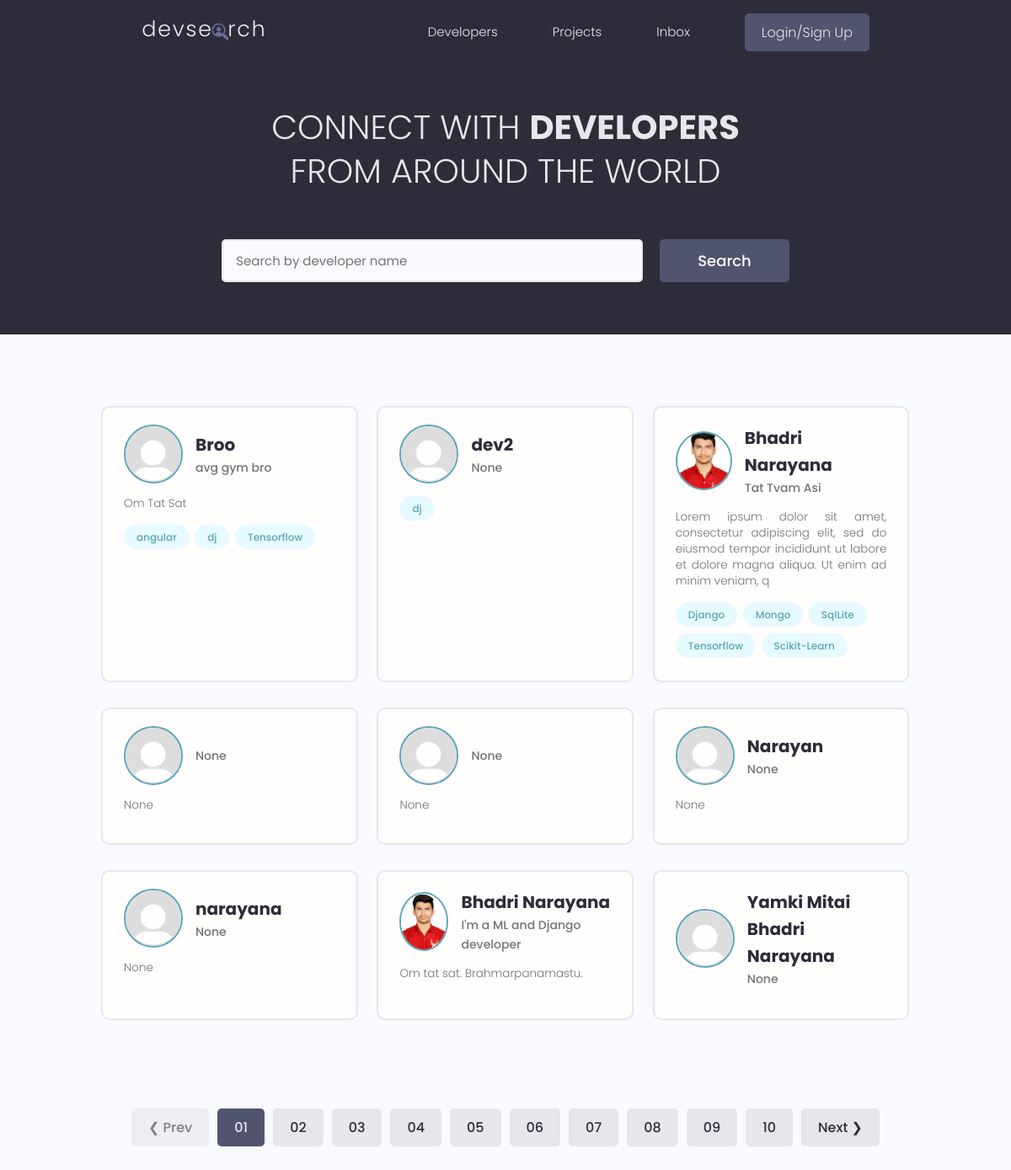
The page / on the database its author committed.
### users/models.py (models this page shows, shortened)
class Profile(models.Model):
    user = models.OneToOneField(User, on_delete = models.CASCADE, null = True, blank = True)
    name = models.CharField(max_length = 200, blank = True, null = True)
    username = models.CharField(unique = True, max_length=200, blank = True, null = True)
    location = models.CharField(max_length=200, blank = True, null = True)
    email = models.EmailField(max_length = 500, blank = True, null = True)
    short_intro = models.CharField(max_length = 200, blank = True, null = True)
    bio = models.TextField(blank = True, null = True)
    profile_image = models.ImageField(null = True, blank = True, upload_to = 'profiles/', default="profiles/default.png")
    social_github = models.CharField(max_length = 200, blank=True, null = True)
    social_twitter = models.CharField(max_length = 200, blank=True, null = True)
    social_linkedin = models.CharField(max_length = 200, blank=True, null = True)
    social_youtube = models.CharField(max_length = 200, blank=True, null = True)
    social_website = models.CharField(max_length = 200, blank=True, null = True)
    created = models.DateTimeField(auto_now_add=True)
    id = models.UUIDField(default = uuid.uuid4, primary_key=True, unique=True, editable=False)

class Skill(models.Model):
    owner = models.ForeignKey(Profile, on_delete=models.CASCADE, null = True, blank = True)
    name = models.CharField(max_length=200, blank= True, null = True)
    description = models.TextField(null = True, blank = True)
    created = models.DateTimeField(auto_now_add=True)
    id = models.UUIDField(default=uuid.uuid4, unique=True,primary_key=True, editable=False)

### users/views.py (the view)
# urls.py: path('', views.profiles, name = 'profiles'),
def profiles(request):
    profiles = Profile.objects.all()
    return render(request, 'users/profiles.html', {'profiles':profiles})

### users/templates/users/profiles.html (shortened to what this page needs)
{% extends 'main.html' %}
{% block content %}
<main class="home">
    <section class="hero-section text-center">
      <div class="container container--narrow">
        <div class="hero-section__box">
          <h2>CONNECT WITH <span>DEVELOPERS</span></h2>
          <h2>FROM AROUND THE WORLD</h2>
        </div>
        <div class="hero-section__search">
          <form class="form" action="#" method="get">
            <div class="form__field">
              <input class="input input--text" id="formInput#search" type="text" name="text"
                placeholder="Search by developer name" />
            </div>
            <input class="btn btn--sub btn--lg" type="submit" value="Search" />
          </form>
        </div>
      </div>
    </section>
    <section class="devlist">
      <div class="container">
        <div class="grid grid--three">
            {% for profile in  profiles%}
          <div class="column card">
            <div class="dev">
              <a href="{% url 'profile' profile.id %}" class="card__body">
                <div class="dev__profile">
                  <img class="avatar avatar--md" src="{{profile.profile_image.url}}" alt="image" />
                  <div class="dev__meta">
                    <h3>{{profile.name}}</h3>
                    <h5>{{profile.short_intro|slice:"60"}}</h5>
                  </div>
                </div>
                <p class="dev__info">
                  {{profile.bio| slice:"150"}}
                </p>
                <div class="dev__skills">
                 {% for skill in  profile.skill_set.all|slice:"5"%}
                  <span class="tag tag--pill tag--main">
                    <small>{{skill.name}}</small>
                  </span>
                  {% endfor %}
                </div>
              </a>
            </div>
          </div>
          {% endfor %}
        </div>
      </div>
    </section>
    <div class="pagination">
      <ul class="container">
        <li><a href="#" class="btn btn--disabled">&#10094; Prev</a></li>
        <li><a href="#" class="btn btn--sub">01</a></li>
        <li><a href="#" class="btn">02</a></li>
        <li><a href="#" class="btn">03</a></li>
        <li><a href="#" class="btn">04</a></li>
        <li><a href="#" class="btn">05</a></li>
        <li><a href="#" class="btn">06</a></li>
        <li><a href="#" class="btn">07</a></li>
        <li><a href="#" class="btn">08</a></li>
        <li><a href="#" class="btn">09</a></li>
        <li><a href="#" class="btn">10</a></li>
        <li><a href="#" class="btn">Next &#10095;</a></li>
      </ul>
    </div>
  </main>
{% endblock content %}

### static/styles/app.css (style rules this page uses)
:root { --color-sub: #2d2d39; }
.btn--sub { background-color: var(--color-sub-light); }
.card { border: 2px solid var(--color-light); }
img { width: 100%; }
.hero-section { height: 40vh; display: flex; align-items: center; background-color: var(--color-sub); }
.hero-section__box { margin-bottom: 4rem; }
.hero-section__box > h2, .hero-section__box > h2 > span { font-size: 4rem; color: var(--color-light); line-height: 1.3; text-transform: uppercase; }
.hero-section__box > h2 { font-weight: 300; }
.hero-section__box > h2 > span { font-weight: 700; }
.hero-section__search > .form { display: flex; align-items: center; justify-content: center; gap: 2rem; }
.hero-section__search > .form input.input--text { width: 50rem; }
.devlist { margin-top: 8rem; }
.devlist .grid { align-items: stretch; }
.devlist .dev .dev__profile { display: flex; align-items: center; gap: 1.5rem; }
.devlist .dev .dev__meta h3 { color: var(--color-sub); font-size: 2rem; font-weight: 700; }
.devlist .dev .dev__meta h5 { color: var(--color-text); font-size: 1.4rem; font-weight: 500; }
.devlist .dev .dev__info { margin: 1.5rem 0; font-size: 1.35rem; line-height: 1.4; text-align: justify; }
.pagination { margin-top: 8rem; margin-bottom: 10rem; }
.pagination > ul { flex-wrap: wrap; list-style: none; display: flex; align-items: center; justify-content: center; gap: 1rem; }
.pagination .btn { color: var(--color-sub); }
.pagination .btn.btn--sub { color: var(--color-light); }

### static/uikit/styles/modules/_variables.css (style rules this page uses)
:root { --color-main: #5aa5b9; --color-main-light: #e6faff; --color-sub: #3f4156; --color-sub-light: #51546e; --color-sub-lighter: #ededfd; --color-text: #737373; --color-gray: #8b8b8b; --color-light: #e5e7eb; --color-light-gray: #767676; --color-bg: #f8fafd; --color-white: #fffefd; --color-white-light: #f3f3f3; --color-success: #359e64; --color-success-bg: #def8e8; --color-error: #fc4b0b; --color-error-bg: #fff2ee; --font-base: 'Poppins', arial, helvetica, 'Segoe UI', roboto, ubuntu, sans-serif; --font-monospace: 'Fira Code', 'Courier New', courier, monospace; --font-regular: 300; --font-medium: 500; --font-bold: 700; --generic-shadow: 1px 1px 5px #00000010; --generic-transition: all 0.3s ease-in-out; }

### static/uikit/styles/modules/_base.css (style rules this page uses)
* { margin: 0; padding: 0; box-sizing: border-box; text-rendering: optimizeLegibility; color: inherit; font-size: inherit; }
html { font-size: 50%; }
@media only screen and (min-width: 480px) { html { font-size: 56.25%; } }
@media only screen and (min-width: 1200px) { html { font-size: 62.5%; } }
body { line-height: 1.6; font-weight: 400; font-size: 1.5rem; color: var(--color-text); background-color: var(--color-bg); min-height: 100vh; }

### static/uikit/styles/modules/_typography.css (style rules this page uses)
* { font-family: var(--font-base); }
h2 { font-size: 3.6rem; font-weight: var(--font-bold); }
h3 { font-size: 3.2rem; font-weight: var(--font-medium); }
h5 { font-size: 2.4rem; font-weight: var(--font-medium); }
h5, h6 { font-weight: var(--font-regular); }
p, span, strong { font-size: 1.6rem; color: var(--color-text); font-weight: var(--font-regular); }
a { padding-bottom: 2px; text-decoration: none; display: inline-block; color: var(--color-main); font-weight: var(--font-medium); }

### static/uikit/styles/modules/_utilities.css (style rules this page uses)
.container { width: 92%; max-width: 165rem; margin: 0 auto; box-sizing: border-box; }
.container--narrow { width: 92%; max-width: 120rem; }
@media screen and (min-width: 1000px) { .container { width: 90%; } }
@media screen and (min-width: 1000px) { .container--narrow { width: 85%; } }
@media screen and (min-width: 1200px) { .container { width: 80%; } }
@media screen and (min-width: 1200px) { .container--narrow { width: 72%; } }
.text-center { text-align: center; }

### static/uikit/styles/modules/_avatar.css (style rules this page uses)
.avatar { border-radius: 50%; border: 2px solid var(--color-main); object-fit: cover; }
.avatar--md { height: 7rem; width: 7rem; }

### static/uikit/styles/modules/_button.css (style rules this page uses)
.btn { display: inline-block; position: relative; cursor: pointer; background-color: var(--color-light); font-weight: var(--font-medium); color: var(--color-sub); text-decoration: none; padding: 1rem 2rem; border-radius: 0.5rem; border: none; width: -webkit-fit-content; width: -moz-fit-content; width: fit-content; height: -webkit-fit-content; height: -moz-fit-content; height: fit-content; font-size: 1.6rem; outline-width: 0; outline-color: transparent; -webkit-backface-visibility: hidden; backface-visibility: hidden; transition: all 0.3s ease-in-out; }
.btn:disabled, .btn--disabled { cursor: not-allowed; opacity: 0.6; }
.btn--sub { background-color: var(--color-sub); color: var(--color-white); }
.btn--lg { font-size: 1.8rem; padding: 1.2rem 4.5rem; }

### rows shown on the page
Profile: profile_image (placeholder picture), name "Broo", short_intro "avg gym bro", bio "Om Tat Sat"
Skill: name "angular"
Skill: name "dj"
Skill: name "Tensorflow"
Profile: profile_image (placeholder picture), name "dev2", short_intro "None"
Skill: name "dj"
Profile: profile_image (picture), name "Bhadri Narayana", short_intro "Tat Tvam Asi", bio "Lorem ipsum dolor sit amet, consectetur adipiscing elit, sed do eiusmod tempor incididunt ut labore et dolore magna aliqua. Ut enim ad minim veniam, q"
Skill: name "Django"
Skill: name "Mongo"
Skill: name "SqlLite"
Skill: name "Tensorflow"
Skill: name "Scikit-Learn"
Profile: profile_image (placeholder picture), short_intro "None", bio "None"
Profile: profile_image (placeholder picture), short_intro "None", bio "None"
Profile: profile_image (placeholder picture), name "Narayan", short_intro "None", bio "None"
Profile: profile_image (placeholder picture), name "narayana", short_intro "None", bio "None"
Profile: profile_image (picture), name "Bhadri Narayana", short_intro "I'm a ML and Django developer", bio "Om tat sat. Brahmarpanamastu."
Profile: profile_image (placeholder picture), name "Yamki Mitai Bhadri Narayana", short_intro "None"
